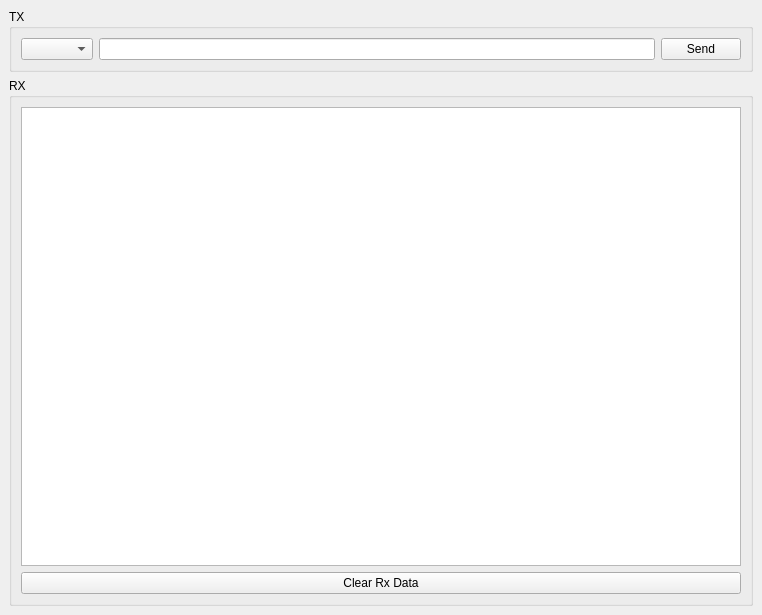
<?xml version="1.0" encoding="UTF-8"?>
<ui version="4.0">
 <class>MainWindow</class>
 <widget class="QMainWindow" name="MainWindow">
  <property name="geometry">
   <rect>
    <x>0</x>
    <y>0</y>
    <width>762</width>
    <height>615</height>
   </rect>
  </property>
  <property name="windowTitle">
   <string>Terminal</string>
  </property>
  <widget class="QWidget" name="centralwidget">
   <layout class="QVBoxLayout" name="verticalLayout">
    <item>
     <widget class="QGroupBox" name="groupBoxTx">
      <property name="title">
       <string>TX</string>
      </property>
      <layout class="QHBoxLayout" name="horizontalLayout">
       <item>
        <widget class="QComboBox" name="comboBoxCom"/>
       </item>
       <item>
        <widget class="QLineEdit" name="lineEdit"/>
       </item>
       <item>
        <widget class="QPushButton" name="pushButtonSend">
         <property name="text">
          <string>Send</string>
         </property>
        </widget>
       </item>
      </layout>
     </widget>
    </item>
    <item>
     <widget class="QGroupBox" name="groupBoxRx">
      <property name="title">
       <string>RX</string>
      </property>
      <layout class="QVBoxLayout" name="verticalLayout_2">
       <item>
        <widget class="QTextBrowser" name="textBrowser">
         <property name="html">
          <string>&lt;!DOCTYPE HTML PUBLIC &quot;-//W3C//DTD HTML 4.0//EN&quot; &quot;http://www.w3.org/TR/REC-html40/strict.dtd&quot;&gt;
&lt;html&gt;&lt;head&gt;&lt;meta name=&quot;qrichtext&quot; content=&quot;1&quot; /&gt;&lt;style type=&quot;text/css&quot;&gt;
p, li { white-space: pre-wrap; }
&lt;/style&gt;&lt;/head&gt;&lt;body style=&quot; font-family:'MS Shell Dlg 2'; font-size:8.25pt; font-weight:400; font-style:normal;&quot;&gt;
&lt;p style=&quot;-qt-paragraph-type:empty; margin-top:0px; margin-bottom:0px; margin-left:0px; margin-right:0px; -qt-block-indent:0; text-indent:0px; font-size:8pt;&quot;&gt;&lt;br /&gt;&lt;/p&gt;&lt;/body&gt;&lt;/html&gt;</string>
         </property>
        </widget>
       </item>
       <item>
        <widget class="QPushButton" name="pushButtonClr">
         <property name="text">
          <string>Clear Rx Data</string>
         </property>
        </widget>
       </item>
      </layout>
     </widget>
    </item>
   </layout>
  </widget>
 </widget>
 <resources/>
 <connections/>
</ui>
